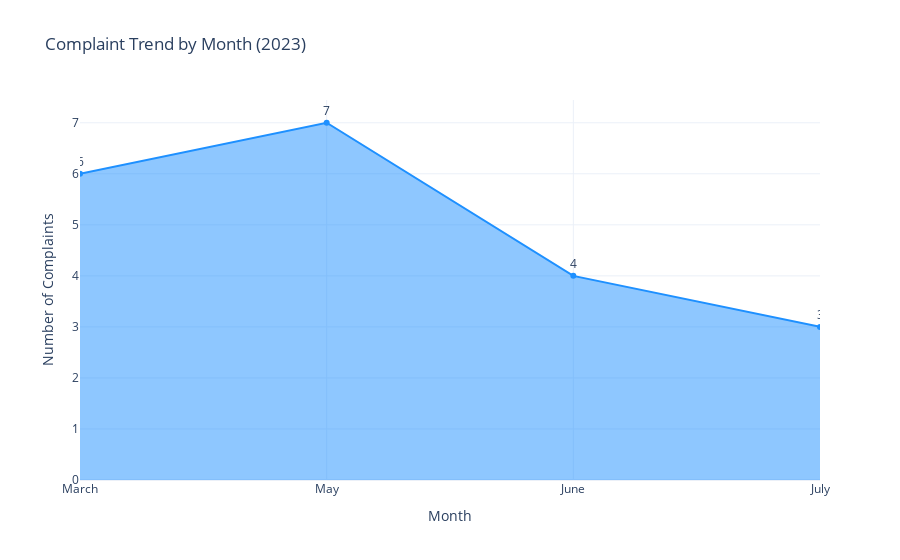

Here is the notebook cell this chart was saved with:
### Code cell
df["Order Date"] = pd.to_datetime(df["Order Date"], errors="coerce")
df["Month"] = df["Order Date"].dt.strftime("%B")
monthly_counts = (
    df["Month"]
    .value_counts()
    .reindex(
        [
            "January",
            "February",
            "March",
            "April",
            "May",
            "June",
            "July",
            "August",
            "September",
            "October",
            "November",
            "December",
        ]
    )
    .dropna()
    .astype(int)
    .reset_index()
)
monthly_counts.columns = ["Month", "Count"]

fig = px.line(
    monthly_counts,
    x="Month",
    y="Count",
    markers=True,
    title="Complaint Trend by Month (2023)",
    text="Count",
)
fig.update_traces(line_color="dodgerblue", fill="tozeroy", textposition="top center")
fig.update_layout(template="plotly_white", yaxis_title="Number of Complaints")
fig.show()

### Figure 1 — Plotly figure (JSON) as saved in the notebook; plotly's stock layout.template omitted (floating-point values rounded to 4 significant figures)
{"data": [{"fill": "tozeroy", "hovertemplate": "Month=%{x}<br>Count=%{text}<extra></extra>", "legendgroup": "", "line": {"color": "dodgerblue", "dash": "solid"}, "marker": {"symbol": "circle"}, "mode": "lines+markers+text", "name": "", "orientation": "v", "showlegend": false, "text": [6, 7, 4, 3], "textposition": "top center", "type": "scatter", "x": ["March", "May", "June", "July"], "xaxis": "x", "y": [6, 7, 4, 3], "yaxis": "y"}], "layout": {"legend": {"tracegroupgap": 0}, "title": {"text": "Complaint Trend by Month (2023)"}, "xaxis": {"anchor": "y", "domain": [0, 1], "title": {"text": "Month"}}, "yaxis": {"anchor": "x", "domain": [0, 1], "title": {"text": "Number of Complaints"}}}}
